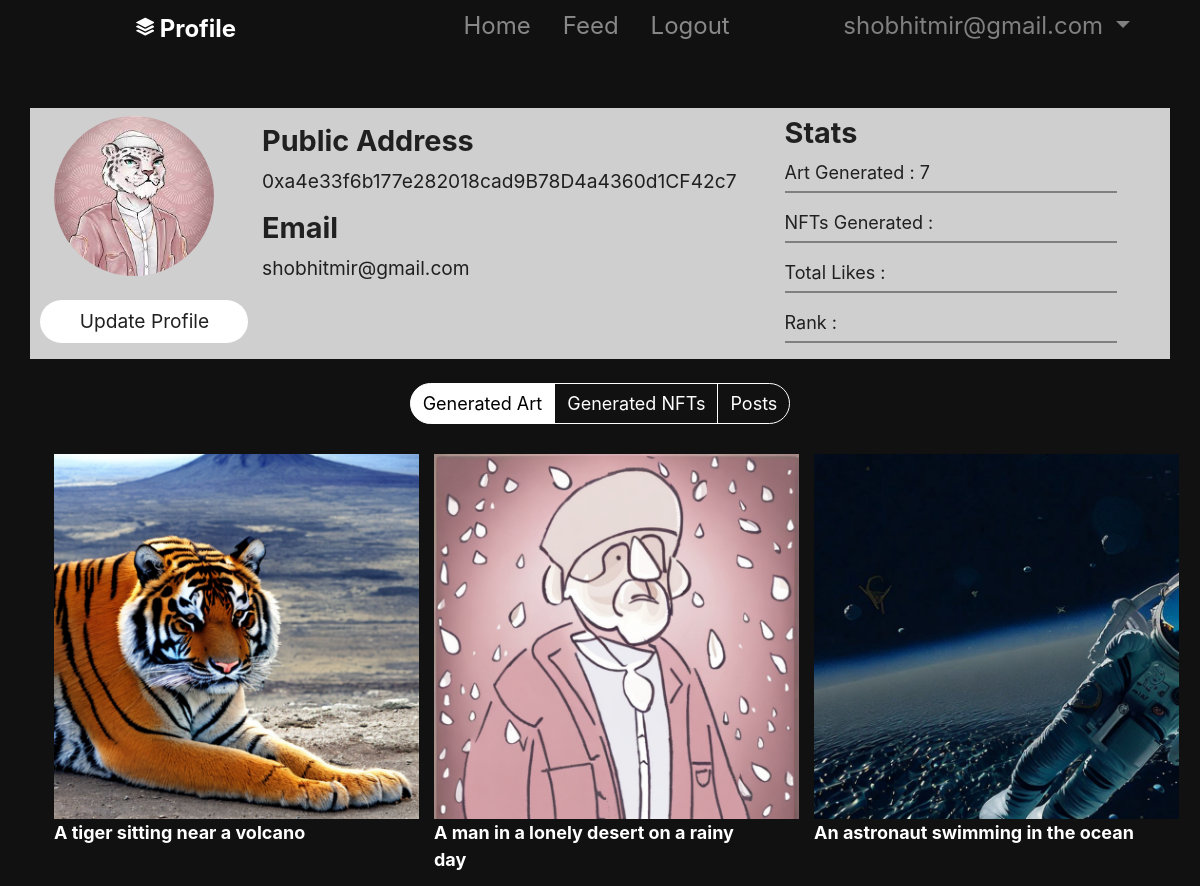
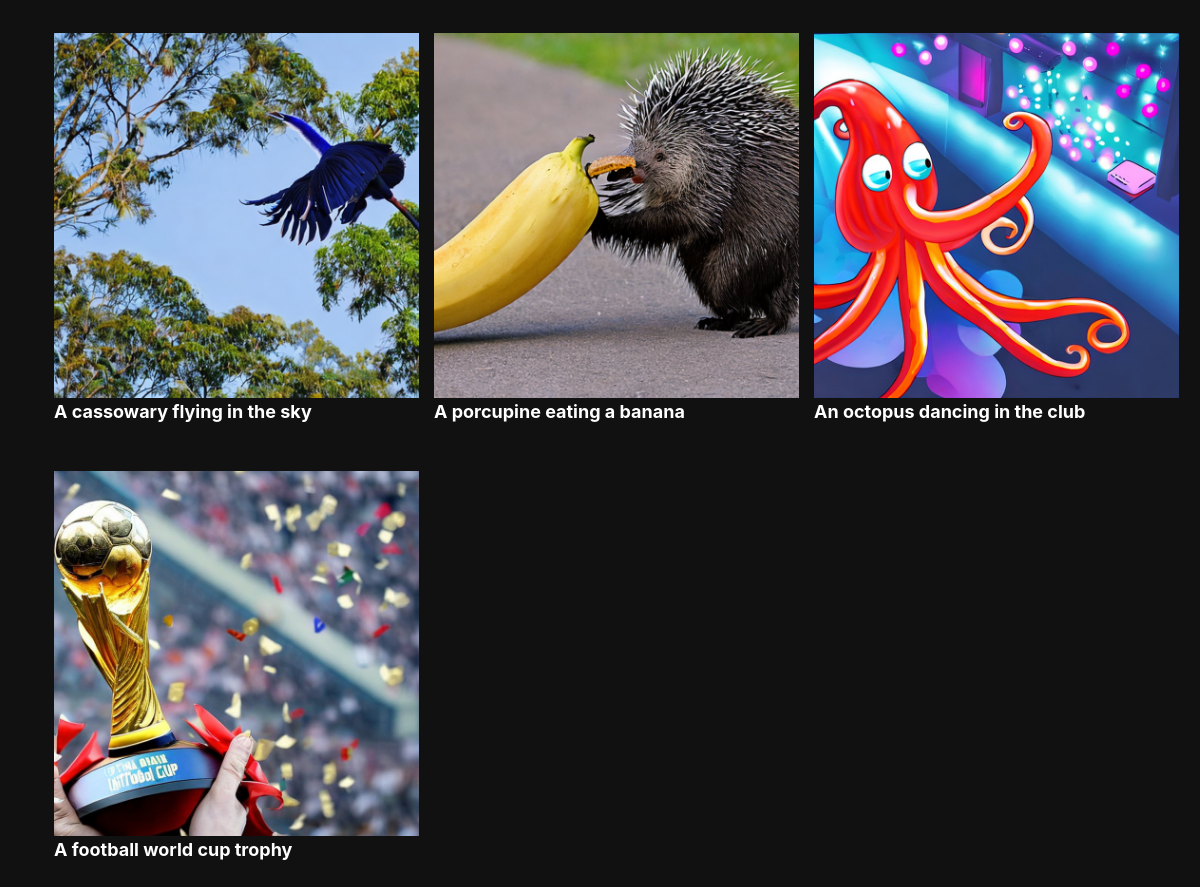
The app's page /profile/ (signed in) with its own data (2 pictures, top to bottom).
### nftgen/models.py (models this page shows)
class Profile(models.Model):
    user = models.OneToOneField(
        User, on_delete=models.CASCADE, related_name='profile')
    profile_pic = models.ImageField(upload_to='profile_pics/', blank=False, null=False,
                                    default='default-profile-pic.png')
    class Meta:
        verbose_name = 'Profile'
        verbose_name_plural = 'Profile'

class Digital_Art(models.Model):
    init_image = models.ImageField(upload_to='initial_images/', blank=True,
                                   default='default-noise.png')
    gen_image = models.ImageField(
        upload_to='generated_images/', blank=False, null=False)
    prompt = models.TextField(blank=False, null=False)
    owner = models.ForeignKey(
        User, on_delete=models.CASCADE, related_name='digital_art', blank=False, null=False)
    iterations = models.IntegerField(blank=False, null=False)
    image_strength = models.DecimalField(
        max_digits=2, decimal_places=1, blank=False, null=False)
    run_time = models.IntegerField(blank=False, null=False)
    timestamp = models.DateTimeField(
        auto_now_add=True, blank=False, null=False)
    seed = models.BigIntegerField(blank=True, null=True)
    class Meta:
        verbose_name = 'Digital_Art'
        verbose_name_plural = 'Digital_Art'

### nftgen/views.py (the view)
# urls.py: path('profile/', profile_view, name='profile'),
def profile_view(request):
    if request.method == 'GET':
        art = Digital_Art.objects.filter(owner=request.user)
        return render(request, 'profile.html', {'digital_art': art})
    else:
        if 'profilepic' in request.FILES:
            profile_pic = request.FILES['profilepic']
            profile = Profile.objects.update_or_create(user=request.user,
                                                       defaults={'profile_pic': profile_pic})
        return redirect(profile_view)

### nftgen/templates/profile.html (shortened to what this page needs)
{% load static %}
<!doctype html>
<html class="h-100" lang="en">
  <head>
    <link rel="stylesheet" href="https://stackpath.bootstrapcdn.com/bootstrap/4.3.1/css/bootstrap.min.css">
  <link rel="stylesheet" href="{% static 'css/theme.min.css' %}">
  </head>
  <body class="w-100 bg-black" data-bs-spy="scroll" data-bs-target="#navScroll">
    <nav id="navScroll" class="navbar navbar-dark bg-black fixed-top" tabindex="0">
      <div class="container">
        <a class="navbar-brand mx-auto mb-2 mb-lg-0 list-group list-group-horizontal" href="{% url 'profile' %}">
          <span class="ms-md-1 mt-1 fw-bolder me-md-5">Profile</span>
        </a>
        <ul class="navbar-nav mx-auto mb-2 mb-lg-0 list-group list-group-horizontal">
          <li class="nav-item">
            <a class="nav-link fs-5" href="{% url 'landing' %}" aria-label="Homepage">
              Home
            </a>
          </li>
          <li class="nav-item">
            <a class="nav-link fs-5" href="" aria-label="A sample content page">
              Feed
            </a>
          </li>
          {% if user.is_authenticated %}
          <li class="nav-item">
            <a class="nav-link fs-5" href="{% url 'logout' %}" aria-label="A system message page">
              Logout
            </a>
          </li>
          {% else %}
          <li class="nav-item">
            <a class="nav-link fs-5" href="{% url 'login' %}" aria-label="A system message page">
              Login
            </a>
          </li>
          {% endif %}
        </ul>
        {% if user.is_authenticated %}
        <div class="dropdown">
          <a class="nav-link fs-5 dropdown-toggle" type="button" id="btnDropdownDemo" data-toggle="dropdown" aria-haspopup="true" aria-expanded="false"
          style="color: grey;">
            {{request.user.email}}
          </a>
        </div>
        {% endif %}
      </div>
    </nav>
    <div class="container my-2 text-black frosted-glass mb-4" style="margin-top: 4% !important;">
      <div class="row">
        <div class="col-2 mt-2">
          <form class="row" method="post" id="artgenform" enctype="multipart/form-data">
            <label for="profilepic">
              {% if user.profile %}
                <img id="profpic" src="{{user.profile.profile_pic.url}}" class="rounded-circle profilepic" style="width: 160px; height: 160px;">
              {% else %}
                <img id="profpic" src="../static/images/default_profile_pic.png" class="rounded-circle profilepic" style="width: 160px; height: 160px;">
              {% endif %}
            </label>
              <button type="submit" class="btn btn-white btn-lg mt-3 updatebtn"
              style="margin-bottom: 0px;">Update Profile</button>
          </form>
        </div>
        <div class="col-4 mt-3">
          <h4 class="font-weight-bold">Public Address</h4>
          <p>{{ user.username }}</p>
          <h4 class="font-weight-bold">Email</h4>
          <p>{{ user.email }}</p>
        </div>
        <div class="col-4 mt-2">
          <h4 class="font-weight-bold">Stats</h4>
          <p style="font-size: 94%; margin-bottom: 5px;">Art Generated : {{ digital_art | length}}</p>
          <hr style="border: gray solid 1px;">
          <p style="font-size: 94%; margin-bottom: 5px;">NFTs Generated : {{ user.likes.count }}</p>
          <hr style="border: gray solid 1px;">
          <p style="font-size: 94%; margin-bottom: 5px;">Total Likes : {{ user.likes.count }}</p>
          <hr style="border: gray solid 1px;">
          <p style="font-size: 94%; margin-bottom: 5px;">Rank : {{ user.likes.count }}</p>
          <hr style="border: gray solid 1px;">
        </div>
      </div>
    </div>
    <div class="container">
      <div class="row">
        <div align="center">
          <div class="btn-group" role="group" aria-label="Button group with nested dropdown">
            <button class="btn btn-default filter-button active" data-filter="art">Generated Art</button>
            <button class="btn btn-default filter-button" data-filter="nfts">Generated NFTs</button>
            <button class="btn btn-default filter-button" data-filter="posts">Posts</button>
          </div>
        </div>
      <br/>
          {% for art in digital_art %}
          <div class="gallery_product col-lg-4 col-md-4 col-sm-4 col-xs-6 filter art">
            <a href="{% url 'art' id=art.id %}">
            <img src="{{art.gen_image.url}}" class="img-responsive">
            </a>
            <figcaption class="figure-caption text-justified"><p>{{art.prompt}}</p></figcaption>
          </div>
          {% endfor %}
      </div>
  </div>
  </body>
</html>

### nftgen/templates/profile.html (style rules this page uses)
.navbar { padding-top: 0 !important; padding-bottom: 0 !important; }
body { padding-top: 60px; background-image: url('../static/images/profile_bg.jpg'); background-repeat: repeat-y; background-size: cover; }
.filter-button { font-size: 18px !important; border: 1px solid white !important; border-radius: 5px; text-align: center; color: white !important; margin-bottom: 30px; }
.gallery_product { margin-bottom: 30px; }
hr { margin-top: 1% !important; }
.frosted-glass { background-color: rgba(255, 255, 255, 0.8); }
.updatebtn { margin-left: 5% !important; }
.img-responsive { width: 365px; height: 365px; object-fit: contain; }
figcaption { color:white !important; font-weight: bolder; font-size: large !important; }
.active { background-color: white !important; color: black !important; }

### records on screen
Digital_Art: gen_image (picture), prompt "A tiger sitting near a volcano"
Digital_Art: gen_image (picture), prompt "A man in a lonely desert on a rainy day"
Digital_Art: gen_image (picture), prompt "An astronaut swimming in the ocean"
Digital_Art: gen_image (picture), prompt "A cassowary flying in the sky"
Digital_Art: gen_image (picture), prompt "A porcupine eating a banana"
Digital_Art: gen_image (picture), prompt "An octopus dancing in the club"
Digital_Art: gen_image (picture), prompt "A football world cup trophy"

### other values on screen
{{ request.user.email }} "shobhitmir@gmail.com"
{{ user.username }} "0xa4e33f6b177e282018cad9B78D4a4360d1CF42c7"
{{ user.email }} "shobhitmir@gmail.com"
{{ digital_art | length }} "7"
